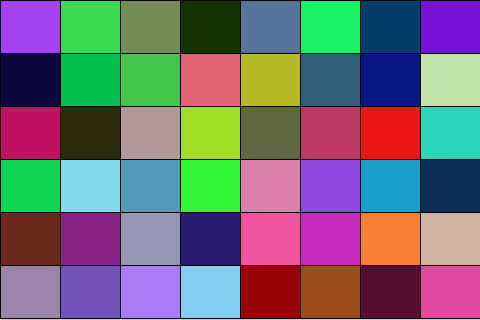
Frame 1 (no input)
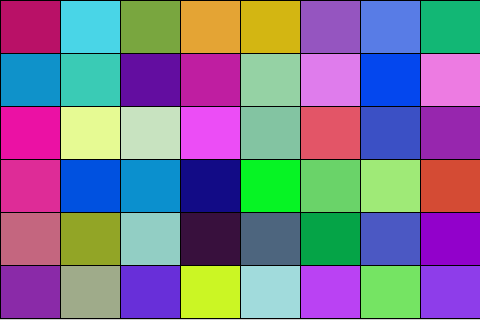
Frame 2 (the mouse pressed at the canvas centre, redrawn once)

The Processing sketch that drew these frames (run headless with seeded random() and noise(); the mouse was pressed at the canvas centre and the sketch redrawn once):

// Processing sketch: sketch_251017c
// ── sketch_251017c.pde
void setup() {
  size(480, 320);
  noLoop();
}

void draw() {
  int cols = 8;
  int rows = 6;
  int w = width / cols;
  int h = height / rows;
  for (int r = 0; r < rows; r++) {
    for (int c = 0; c < cols; c++) {
      fill(random(255), random(255), random(255));
      rect(c * w, r * h, w, h);
    }
  }
}
